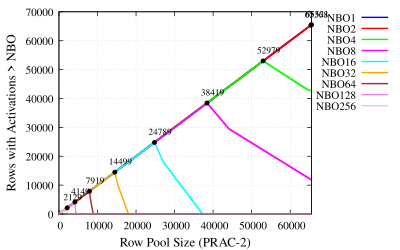

Reproduce this figure in gnuplot.
# Set terminal to PDF with enhanced font, size, and format
set terminal pdfcairo enhanced font 'Times,12' size 4in, 2.5in
set output 'plot-max-rows-nbo-prac2.pdf'

# Set labels for axes
set xlabel 'Row Pool Size (PRAC-2)' font 'Times,14'
set ylabel 'Rows with Activations > NBO' font 'Times,14'

# Set x-axis limit
set xrange [0:65536]

# Enable grid lines
set grid

# Set key outside the plot
set key outside top

# Define custom labels for each file
labels = "NBO1 NBO2 NBO4 NBO8 NBO16 NBO32 NBO64 NBO128 NBO256"

# Function to find the highest point in a data file
highest_point(file) = sprintf('< awk ''{if ($1 != "GroupSize" && ($6 > max || ($6 == max && $1 > x))) {max=$6; x=$1}} END {print x, max}'' %s', file)

# List of files to plot
files = "../NBO1/NBO1-prac2.txt ../NBO2/NBO2-prac2.txt ../NBO4/NBO4-prac2.txt ../NBO8/NBO8-prac2.txt ../NBO16/NBO16-prac2.txt ../NBO32/NBO32-prac2.txt ../NBO64/NBO64-prac2.txt ../NBO128/NBO128-prac2.txt ../NBO256/NBO256-prac2.txt"

# Colors for the plots
colors = "blue red green magenta cyan orange brown violet pink yellow"

# Plot commands with custom labels, colors, line styles, and markers
plot for [i=1:words(files)] word(files, i) using 1:6 with lines lw 2 lc rgb word(colors, i) title word(labels, i), \
     for [i=1:words(files)] highest_point(word(files, i)) using 1:2 with points pointtype 7 pointsize 0.5 lc rgb "black" notitle, \
     for [i=1:words(files)] highest_point(word(files, i)) using 1:2:(sprintf("%.0f", $2)) with labels offset char 1, char 1 font 'Times,10' notitle
